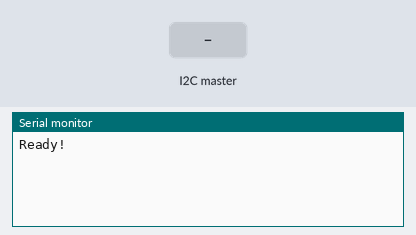
A sketch run on a simulated Arduino Uno, built with avr-gcc and run on an emulated ATmega328P. Shown: the last lines printed to the serial monitor. The inputs (shaded band) are chosen by the test bench.

Above: at 1.2 s.
1.3 s: the I2C master sends the byte 1
At 2.4 s:
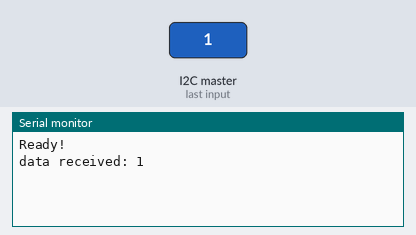
2.8 s: the I2C master sends the byte 0
At 3.6 s:
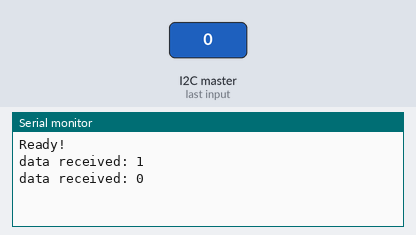

The sketch:

i2c_client.ino
```cpp
// A simple I2C client, for instance, to talk to a Raspberry Pi.

#include <Wire.h>            // For I2C

#define SLAVE_ADDRESS 0x04

int number = 0;

// callback for received data
void receiveData(int byteCount)
{
    while(Wire.available())
    {
        number = Wire.read();
        Serial.print("data received: ");
        Serial.println(number);
    }
}

// Send a single byte
void sendByte()
{
    Wire.write(number);
}

// Send an unsigned int (2 bytes, on Arduino)
void sendWord()
{
    // analogRead reads from 0 to 1023
    int sensorValue = analogRead(A0);

    Serial.print("sending ");
    Serial.println(sensorValue);

    Wire.write((byte*)&sensorValue, sizeof(unsigned int));
}

void setup()
{
    Serial.begin(9600); // start serial for output

    // initialize i2c as slave
    Wire.begin(SLAVE_ADDRESS);

    // define callbacks for i2c communication
    Wire.onReceive(receiveData);
    Wire.onRequest(sendWord);

    Serial.println("Ready!");
}

void loop() {
    delay(10);
}
```

Measured:
- after the input at 1.3 s, the serial monitor: prints a new line at once (image 1)
- after the input at 2.8 s, the serial monitor: prints a new line at once (image 2)
